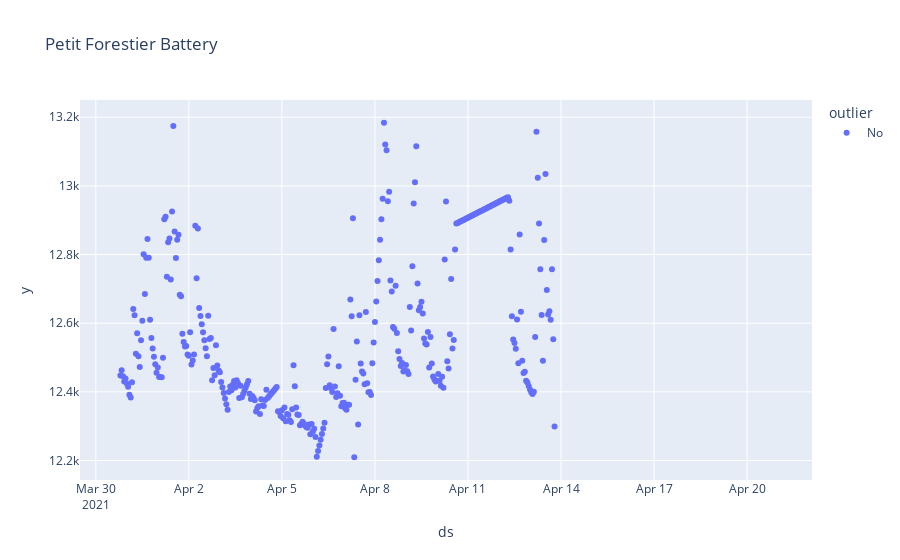

Notebook cell for this chart:
### Code cell
fig = px.scatter(df_compare.reset_index(),x='ds',y='value',color='outlier',title='Petit Forestier Battery')
fig.show()

### Figure 1 — Plotly figure (JSON) as saved in the notebook; plotly's stock layout.template omitted (floating-point values rounded to 4 significant figures; data arrays with more than 128 entries replaced by an {"elided": "..."} marker saying what was removed)
{"data": [{"hovertemplate": "outlier=No<br>ds=%{x}<br>y=%{y}<extra></extra>", "legendgroup": "No", "marker": {"color": "#636efa", "symbol": "circle"}, "mode": "markers", "name": "No", "orientation": "v", "showlegend": true, "type": "scatter", "x": {"elided": "505 str values"}, "xaxis": "x", "y": {"elided": "505 float values"}, "yaxis": "y"}], "layout": {"legend": {"title": {"text": "outlier"}, "tracegroupgap": 0}, "title": {"text": "Petit Forestier Battery"}, "xaxis": {"anchor": "y", "domain": [0, 1], "title": {"text": "ds"}}, "yaxis": {"anchor": "x", "domain": [0, 1], "title": {"text": "y"}}}}
